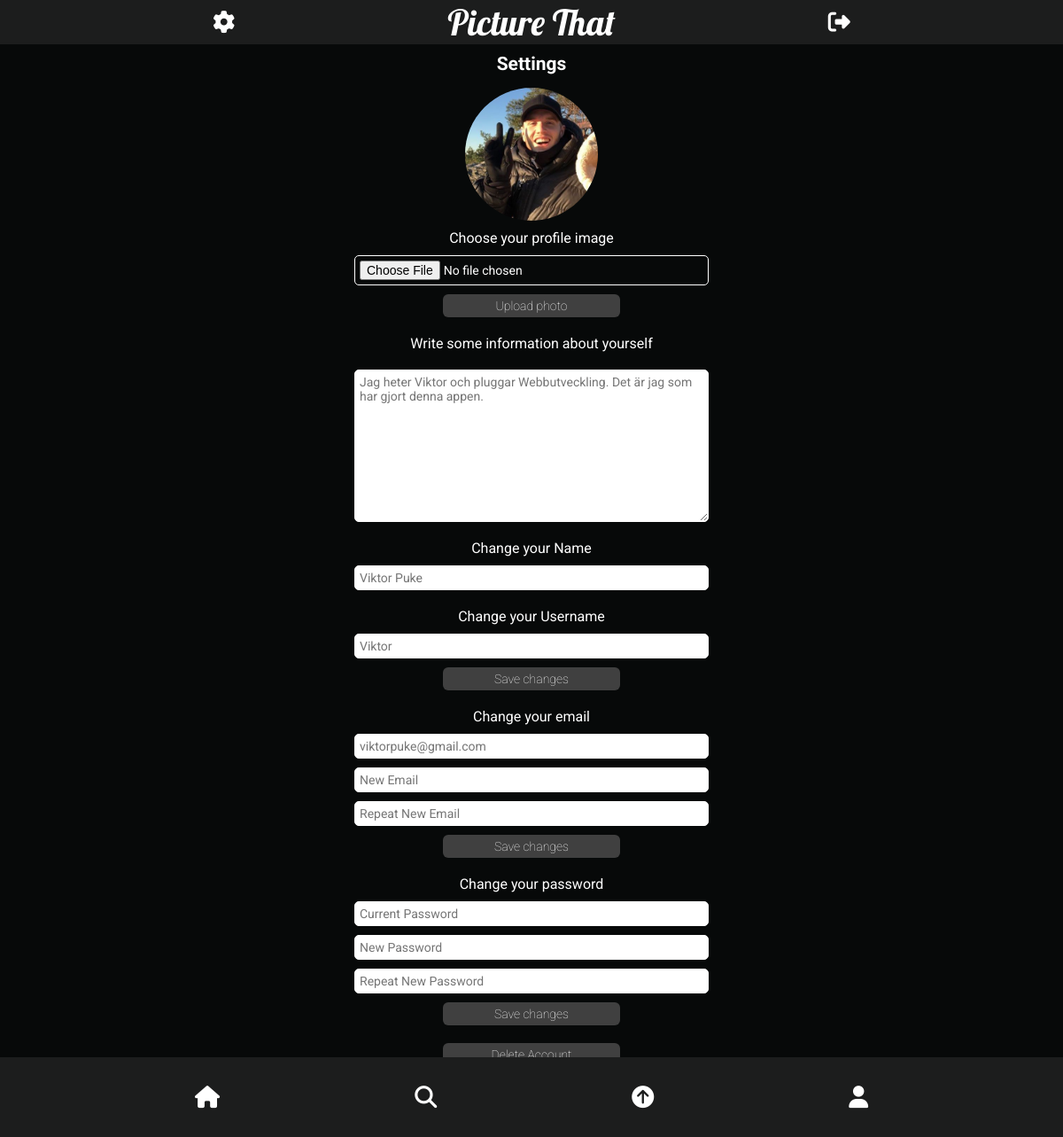
The page /settings.php (signed in) on the database its author committed.
### tables this page shows
CREATE TABLE users (
id INTEGER PRIMARY KEY,
fullname VARCHAR,
username VARCHAR,
email VARCHAR,
password VARCHAR,
profileimage VARCHAR,
biography VARCHAR);

### app/functions.php (called while the page is built, shortened)
<?php
function isLoggedIn(): bool
{
    return isset($_SESSION['user']);
}
function getUserById(int $id, PDO $pdo): array
{
    $statement = $pdo->prepare('SELECT * FROM users WHERE id = :id');
    $statement->execute([
        ':id' => $id
    ]);
    $user = $statement->fetch(PDO::FETCH_ASSOC);
    if ($user) {
        return $user;
    }
}

### settings.php (the view, shortened to what this page needs)
<?php require __DIR__ . '/views/header.php'; ?>
<?php $user = getUserById($_SESSION['user']['id'], $pdo); ?>
<section class="settings-page">
    <h2>Settings</h2>
    <div class="profile-image-upload">
        <?php if (isLoggedIn()) : ?>
            <img loading="lazy" class="profile-image-src" src="<?= 'app/users/images/' . $user['profileimage'] ?>" alt="Profile-image">
        <?php endif; ?>
    </div>
    <form class="profile-image" action="app/users/profileimage.php" method="post" enctype="multipart/form-data">
        <div class="form-information">
            <label class="general-label" for="profile-image">Choose your profile image</label>
            <input class="input-field-information" type="file" accept="image/jpeg, image/png" name="profileimage" required>
            <button class="submit-button" type="submit" name="button">Upload photo</button>
        </div>
    </form>
    <form class="user-settings" action="app/users/biography.php" method="post" enctype="multipart/form-data">
        <div class="form-information">
            <label class="general-label" for="biography">Write some information about yourself</label>
            <textarea class="biography-field" name="biography" placeholder="<?= $user['biography'] ?>" cols="30" rows="10"></textarea>
            <label class="general-label" for="name">Change your Name</label>
            <input class="input-field-information" type="text" name="edit-name" placeholder="<?= $user['fullname'] ?>">
            <label class="general-label" for="username">Change your Username</label>
            <input class="input-field-information" type="text" name="edit-username" placeholder="<?= $user['username'] ?>">
            <button class="submit-button" type="submit" name="button">Save changes</button>
        </div>
    </form>
    <form action="app/users/update-email-settings.php" class="user-settings" method="post" enctype="multipart/form-data">
        <div class="form-information">
            <label class="general-label" for="email">Change your email</label>
            <input class="input-field-information" type="email" name="current-email" placeholder="<?= $user['email'] ?>">
            <input class="input-field-information" type="email" name="new-email" placeholder="New Email">
            <input class="input-field-information" type="email" name="repeat-email" placeholder="Repeat New Email">
            <button class="submit-button" type="submit">Save changes</button>
        </div>
    </form>
    <form action="app/users/update-password-settings.php" class="user-settings" method="post" enctype="multipart/form-data">
        <div class="form-information">
            <label class="general-label" for="password">Change your password</label>
            <input class="input-field-information" type="password" name="current-password" placeholder="Current Password">
            <input class="input-field-information" type="password" name="new-password" placeholder="New Password">
            <input class="input-field-information" type="password" name="repeat-password" placeholder="Repeat New Password">
            <button class="submit-button" type="submit">Save changes</button>
        </div>
    </form>
    <button class="submit-button delete-button-settings">Delete Account</button>
</section>
<?php require __DIR__ . '/views/footer.php'; ?>

### assets/styles/main.css (style rules this page uses)
* { margin: 0; padding: 0; box-sizing: border-box; font-size: 14px; font-family: "Roboto", sans-serif; }
body { width: 100vw; display: flex; flex-direction: column; align-items: center; justify-content: center; background-color: #070909; color: white; }
section { width: 100%; display: flex; flex-direction: column; align-items: center; justify-content: center; }
h2 { font-size: 21px; }

### assets/styles/profile.css (style rules this page uses)
.profile-image-src { margin: 0 10px; border-radius: 50%; display: flex; width: 100px; height: 100px; object-fit: cover; }

### assets/styles/buttons.css (style rules this page uses)
.input-field-information, .biography-field { margin-bottom: 10px; padding: 5px; border: 1px solid white; -webkit-border-radius: 5px; border-radius: 5px; }
.submit-button, .follow-button { border: none; background: #404040; color: #ffffff; font-weight: 100; padding: 5px; border-radius: 6px; transition: all 0.3s ease 0s; width: 102px; }
.delete-button-settings, .delete-button-settings-real { width: 113px; margin-top: 10px; }

### assets/styles/settings.css (style rules this page uses)
.settings-page { margin-top: 60px; margin-bottom: 70px; }
.form-information { display: flex; flex-direction: column; text-align: center; align-items: center; }
.general-label { margin: 10px 0; font-size: 16px; }
.biography-field { margin-top: 10px; }
.profile-image-upload { display: flex; justify-content: center; margin-top: 10px; }

### assets/styles/desktopversion.css (style rules this page uses)
@media all and (min-width: 768px) { section { width: 50vw; } }
@media all and (min-width: 768px) { body { margin: auto; width: 50vw; } }
@media all and (min-width: 768px) { .input-field-information { width: 400px; } }
@media all and (min-width: 768px) { .profile-image-src { width: 150px; height: 150px; } }
@media all and (min-width: 768px) { .submit-button { width: 200px; } }
@media all and (min-width: 768px) { .submit-button { margin-bottom: 10px; } }
@media all and (min-width: 768px) { textarea { width: 400px; } }

### rows shown on the page
users: profileimage (picture), biography "Jag heter Viktor och pluggar Webbutveckling. Det är jag som har gjort denna appen.", edit-name "Viktor Puke", edit-username "Viktor", current-email "viktorpuke@gmail.com"

### other values the page prints
$config['title'] "Picture That"
